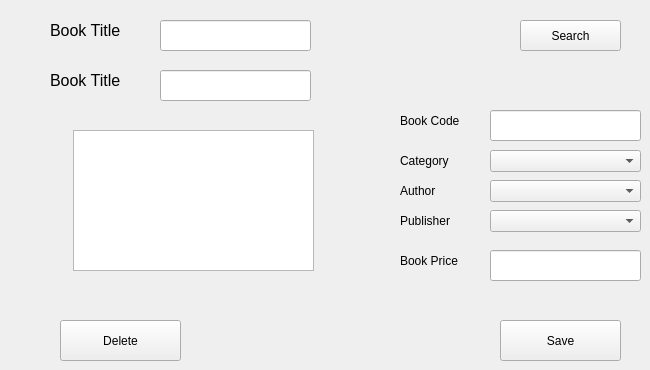
      <widget class="QWidget" name="tab_6">
       <attribute name="title">
        <string>Edit or Delete a Book</string>
       </attribute>
       <widget class="QLabel" name="label_9">
        <property name="geometry">
         <rect>
          <x>400</x>
          <y>150</y>
          <width>81</width>
          <height>21</height>
         </rect>
        </property>
        <property name="text">
         <string>Category</string>
        </property>
       </widget>
       <widget class="QLineEdit" name="lineEdit_7">
        <property name="geometry">
         <rect>
          <x>490</x>
          <y>110</y>
          <width>151</width>
          <height>31</height>
         </rect>
        </property>
       </widget>
       <widget class="QComboBox" name="comboBox_7">
        <property name="geometry">
         <rect>
          <x>490</x>
          <y>180</y>
          <width>151</width>
          <height>22</height>
         </rect>
        </property>
       </widget>
       <widget class="QLabel" name="label_10">
        <property name="geometry">
         <rect>
          <x>400</x>
          <y>180</y>
          <width>81</width>
          <height>21</height>
         </rect>
        </property>
        <property name="text">
         <string>Author</string>
        </property>
       </widget>
       <widget class="QLabel" name="label_11">
        <property name="geometry">
         <rect>
          <x>400</x>
          <y>210</y>
          <width>81</width>
          <height>21</height>
         </rect>
        </property>
        <property name="text">
         <string>Publisher</string>
        </property>
       </widget>
       <widget class="QLineEdit" name="lineEdit_8">
        <property name="geometry">
         <rect>
          <x>490</x>
          <y>250</y>
          <width>151</width>
          <height>31</height>
         </rect>
        </property>
       </widget>
       <widget class="QComboBox" name="comboBox_8">
        <property name="geometry">
         <rect>
          <x>490</x>
          <y>150</y>
          <width>151</width>
          <height>22</height>
         </rect>
        </property>
       </widget>
       <widget class="QLabel" name="label_12">
        <property name="geometry">
         <rect>
          <x>400</x>
          <y>250</y>
          <width>81</width>
          <height>21</height>
         </rect>
        </property>
        <property name="text">
         <string>Book Price</string>
        </property>
       </widget>
       <widget class="QLineEdit" name="lineEdit_9">
        <property name="geometry">
         <rect>
          <x>160</x>
          <y>70</y>
          <width>151</width>
          <height>31</height>
         </rect>
        </property>
       </widget>
       <widget class="QComboBox" name="comboBox_9">
        <property name="geometry">
         <rect>
          <x>490</x>
          <y>210</y>
          <width>151</width>
          <height>22</height>
         </rect>
        </property>
       </widget>
       <widget class="QPushButton" name="pushButton_8">
        <property name="geometry">
         <rect>
          <x>500</x>
          <y>320</y>
          <width>121</width>
          <height>41</height>
         </rect>
        </property>
        <property name="text">
         <string>Save</string>
        </property>
       </widget>
       <widget class="QLabel" name="label_13">
        <property name="geometry">
         <rect>
          <x>400</x>
          <y>110</y>
          <width>81</width>
          <height>21</height>
         </rect>
        </property>
        <property name="text">
         <string>Book Code</string>
        </property>
       </widget>
       <widget class="QLabel" name="label_14">
        <property name="geometry">
         <rect>
          <x>50</x>
          <y>70</y>
          <width>71</width>
          <height>21</height>
         </rect>
        </property>
        <property name="font">
         <font>
          <pointsize>12</pointsize>
         </font>
        </property>
        <property name="text">
         <string>Book Title</string>
        </property>
       </widget>
       <widget class="QLineEdit" name="lineEdit_10">
        <property name="geometry">
         <rect>
          <x>160</x>
          <y>20</y>
          <width>151</width>
          <height>31</height>
         </rect>
        </property>
       </widget>
       <widget class="QLabel" name="label_15">
        <property name="geometry">
         <rect>
          <x>50</x>
          <y>20</y>
          <width>71</width>
          <height>21</height>
         </rect>
        </property>
        <property name="font">
         <font>
          <pointsize>12</pointsize>
         </font>
        </property>
        <property name="text">
         <string>Book Title</string>
        </property>
       </widget>
       <widget class="QPushButton" name="pushButton_9">
        <property name="geometry">
         <rect>
          <x>520</x>
          <y>20</y>
          <width>101</width>
          <height>31</height>
         </rect>
        </property>
        <property name="text">
         <string>Search</string>
        </property>
       </widget>
       <widget class="QPushButton" name="pushButton_10">
        <property name="geometry">
         <rect>
          <x>60</x>
          <y>320</y>
          <width>121</width>
          <height>41</height>
         </rect>
        </property>
        <property name="text">
         <string>Delete</string>
        </property>
       </widget>
       <widget class="QTextEdit" name="textEdit_2">
        <property name="geometry">
         <rect>
          <x>73</x>
          <y>130</y>
          <width>241</width>
          <height>141</height>
         </rect>
        </property>
       </widget>
      </widget>
